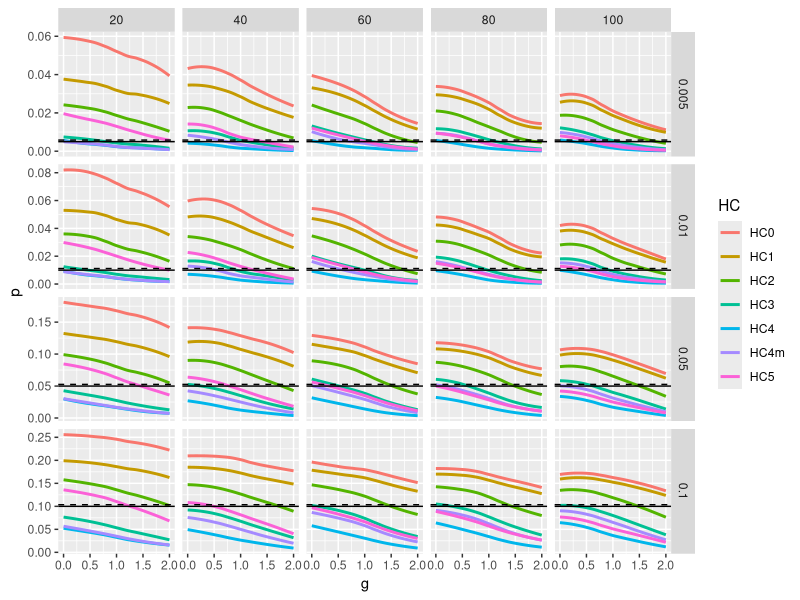
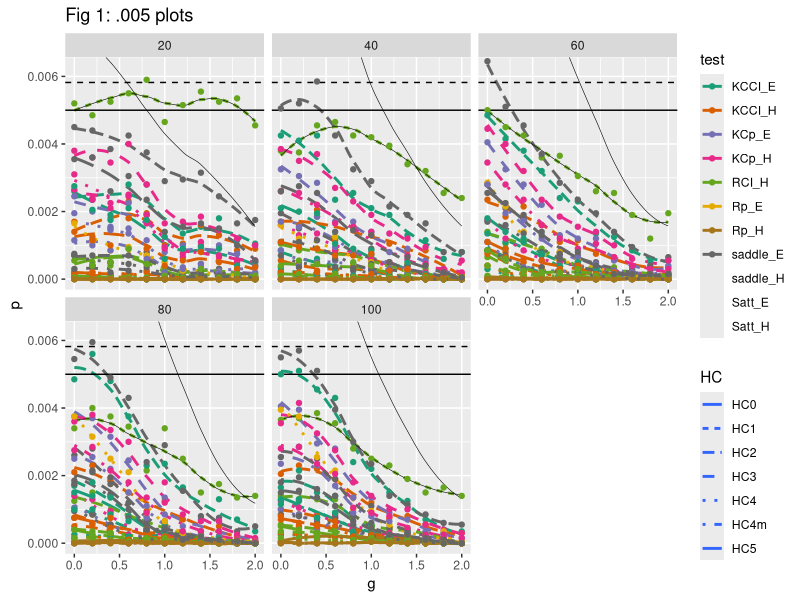
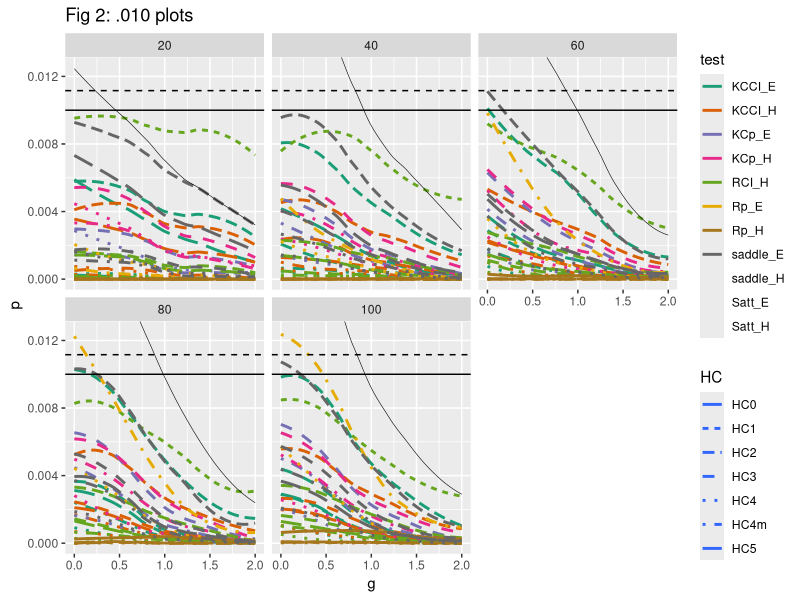
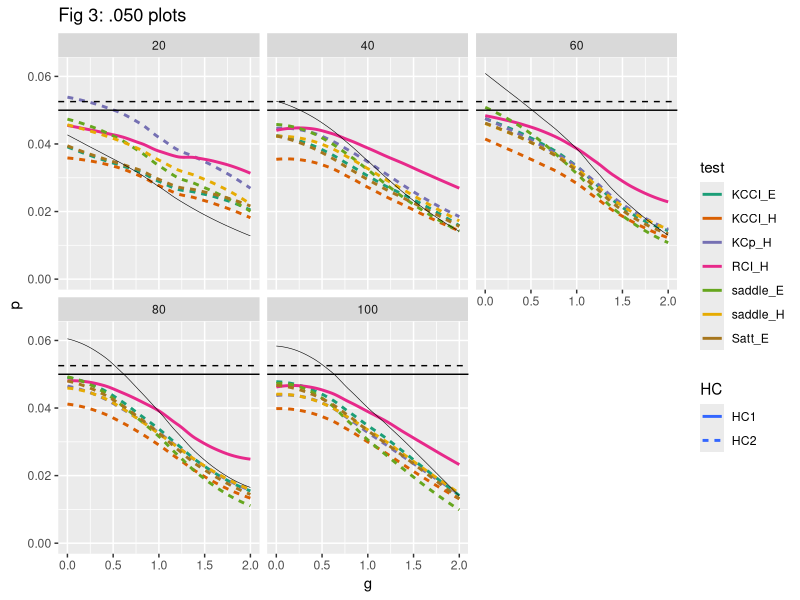
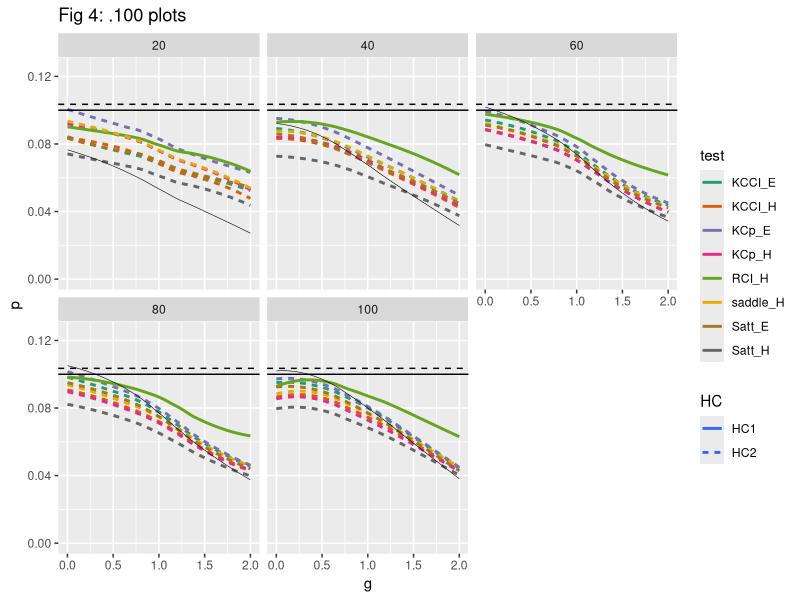

Here is the R script that generated these plots, in order:
## ---- chunk 1
rm(list = ls())

library(dplyr)
library(ggplot2)
library(tidyr)
library(stringr)

df <- read.csv("Results/MacKinnon/20161016.csv")

df <- filter(df, !(HC == "OLS" & test %in% levels(df$test)[-5])) %>% 
  select(-X, -(B:power), -(iterations:seed), -(coef:criterion), -percent_NA) %>%
  gather(key = alpha, value = p, p.005:p.100)

df$alpha <- as.numeric(sub(".", "", df$alpha))

MCSE <- function(a, k = 20000) sqrt((a * (1-a))/k) * qnorm(.95)

HC3 <- filter(df, test == "naive", HC == "HC3") %>% 
  mutate(pHC3 = p) %>%
  select(-p, -(HC:test))

  
df <- merge(df, HC3) %>% mutate(ULa = alpha + MCSE(alpha),
                                LLa = alpha - MCSE(alpha))
## ---- chunk 2
test <- levels(df$test)[!(levels(df$test) %in% "naive")]
HC <- levels(df$HC)[!(levels(df$HC) %in% "OLS")]

df %>% 
  mutate(comb = paste(HC, test)) %>%
  group_by(HC, test, n, alpha) %>%
  mutate(under = prod(p - MCSE(alpha) <= ULa),
         hc3under = prod(pHC3 <= ULa),
         underHC3 = sum(p + MCSE(alpha) >= pHC3) > 1,    #set to show if beats naive HC3 for at least one value of g
         #underHC3 = mean(p + MCSE(alpha) >= pHC3) >= .75,  #set to show if beats naive HC3 for at least 75% of g values
         beatHC3 = ifelse(hc3under == 0, under, under*underHC3)) %>%
  ungroup -> df


# Uncomment to collapse across Ns
df %>%
  group_by(HC, test, alpha) %>%
  mutate(beatHC3 = prod(beatHC3)) %>%
  ungroup -> df

## ---- chunk 3
cmb <- expand.grid(HC[-(2:3)], test, stringsAsFactors = F)
cmb <- paste(cmb$Var1, cmb$Var2)

pv <- .005

df %>%
  filter(HC != "OLS", test == "naive") %>%
  ggplot(aes(x = g,
             y = p,
             color = HC)) +
  geom_smooth(method = "loess", se = F, size = 1) +
  geom_hline(aes(yintercept = ULa),
             linetype = "dashed") +
  geom_hline(aes(yintercept = alpha)) +
  facet_grid(alpha~n, scale = "free")

# fig0
# 
# data.frame(fig0$data %>% select(comb) %>% distinct(comb)) -> best0
# paste(best0[,1], collapse = ", ")

## ---- chunk 4
cmb <- expand.grid(HC[-(2:3)], test, stringsAsFactors = F)
cmb <- paste(cmb$Var1, cmb$Var2)

pv <- .005

excl <- c("HC1 Rp_H", "HC2 Rp_H")

df %>%
  filter(HC != "OLS", test != "naive", beatHC3 == 1, !(comb %in% c(cmb, excl)), alpha == pv) %>%
  ggplot(aes(x = g,
             y = p,
             color = test,
             linetype = HC)) +
  geom_smooth(method = "loess", se = F, size = 1) +
  geom_hline(aes(yintercept = ULa),
             linetype = "dashed") +
  geom_hline(aes(yintercept = alpha)) +
  facet_wrap(~n)  +
  geom_smooth(data = filter(df, HC == "HC3" & test == "naive" & alpha == pv) %>% select(-HC, -test),
              color = "black",
              linetype = "solid",
              size = .2, 
              se = F) +
  coord_cartesian(ylim = c(.000, 1.25*pv)) + 
  labs(title = "Fig 1: .005 plots") + 
  scale_color_brewer(type = "qual", palette = 2) -> fig1

fig1  +
  geom_smooth(data = filter(df, HC == "HC1" & test == "RCI_H" & alpha == pv) %>% select(-HC, -test),
              color = "black",
              linetype = "solid",
              size = .2, 
              se = F) +
  geom_point()


data.frame(fig1$data %>% select(comb) %>% distinct(comb)) -> best1
paste(best1[,1], collapse = ", ")

## ---- chunk 5
cmb <- expand.grid(HC[-(2:3)], test, stringsAsFactors = F)
cmb <- paste(cmb$Var1, cmb$Var2)

pv <- .01

excl <- c("HC1 Rp_H", "HC2 Rp_H")

df %>%
  filter(HC != "OLS", test != "naive", beatHC3 == 1, !(comb %in% c(cmb, excl)), alpha == pv) %>%
  ggplot(aes(x = g,
             y = p,
             color = test,
             linetype = HC)) +
  geom_smooth(method = "loess", se = F, size = 1) +
  geom_hline(aes(yintercept = ULa),
             linetype = "dashed") +
  geom_hline(aes(yintercept = alpha)) +
  facet_wrap(~n)  +
  geom_smooth(data = filter(df, HC == "HC3" & test == "naive" & alpha == pv) %>% select(-HC, -test),
              color = "black",
              linetype = "solid",
              size = .2, 
              se = F) + 
  scale_color_brewer(type = "qual", palette = 2) +
  coord_cartesian(ylim = c(.000, 1.25*pv)) + 
  labs(title = "Fig 2: .010 plots") -> fig2

fig2

data.frame(fig2$data %>% select(comb) %>% distinct(comb)) -> best2
paste(best2[,1], collapse = ", ")

## ---- chunk 6
cmb <- expand.grid(HC[-(2:3)], test, stringsAsFactors = F)
cmb <- paste(cmb$Var1, cmb$Var2)

pv <- .05

df %>%
  filter(HC != "OLS", test != "naive", beatHC3 == 1, !(comb %in% cmb), alpha == pv) %>%
  ggplot(aes(x = g,
             y = p,
             color = test,
             linetype = HC)) +
  geom_smooth(method = "loess", se = F, size = 1) +
  geom_hline(aes(yintercept = ULa),
             linetype = "dashed") +
  geom_hline(aes(yintercept = alpha)) +
  facet_wrap(~n)  +
  geom_smooth(data = filter(df, HC == "HC3" & test == "naive" & alpha == pv) %>% select(-HC, -test),
              color = "black",
              linetype = "solid",
              size = .2, 
              se = F) + 
  scale_color_brewer(type = "qual", palette = 2) +
  coord_cartesian(ylim = c(.000, 1.25*pv)) + 
  labs(title = "Fig 3: .050 plots") -> fig3

fig3

data.frame(fig3$data %>% select(comb) %>% distinct(comb)) -> best3
paste(best3[,1], collapse = ", ")

## ---- chunk 7
cmb <- expand.grid(HC[-(2:3)], test, stringsAsFactors = F)
cmb <- paste(cmb$Var1, cmb$Var2)

pv <- .1

df %>%
  filter(HC != "OLS", test != "naive", beatHC3 == 1, !(comb %in% cmb), alpha == pv) %>%
  ggplot(aes(x = g,
             y = p,
             color = test,
             linetype = HC)) +
  geom_smooth(method = "loess", se = F, size = 1) +
  geom_hline(aes(yintercept = ULa),
             linetype = "dashed") +
  geom_hline(aes(yintercept = alpha)) +
  facet_wrap(~n)  +
  geom_smooth(data = filter(df, HC == "HC3" & test == "naive" & alpha == pv) %>% select(-HC, -test),
              color = "black",
              linetype = "solid",
              size = .2, 
              se = F) + 
  scale_color_brewer(type = "qual", palette = 2) +
  coord_cartesian(ylim = c(.000, 1.25*pv)) + 
  labs(title = "Fig 4: .100 plots") -> fig4

fig4

data.frame(fig4$data %>% select(comb) %>% distinct(comb)) -> best4
paste(best4[,1], collapse = ", ")

